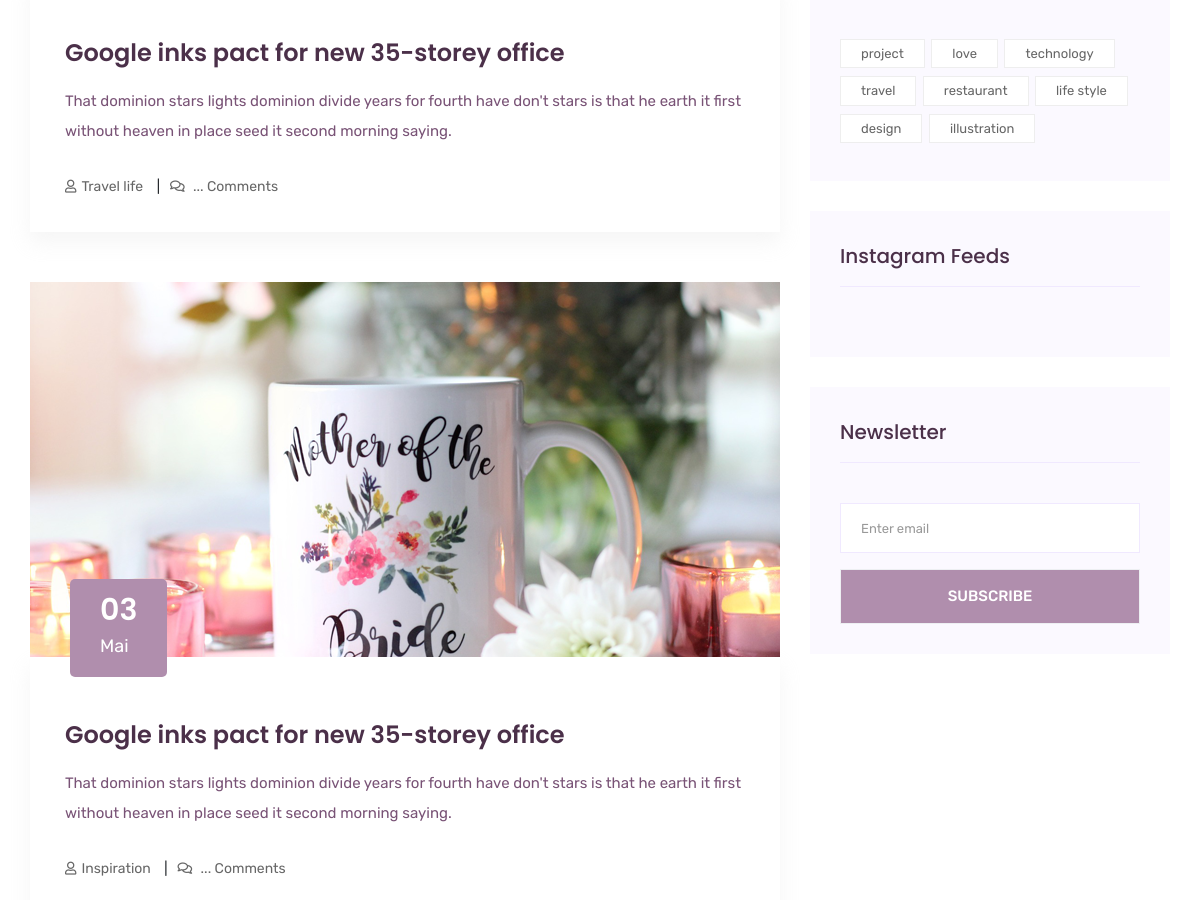
The page /blog/ (middle part) on the database as committed earlier.
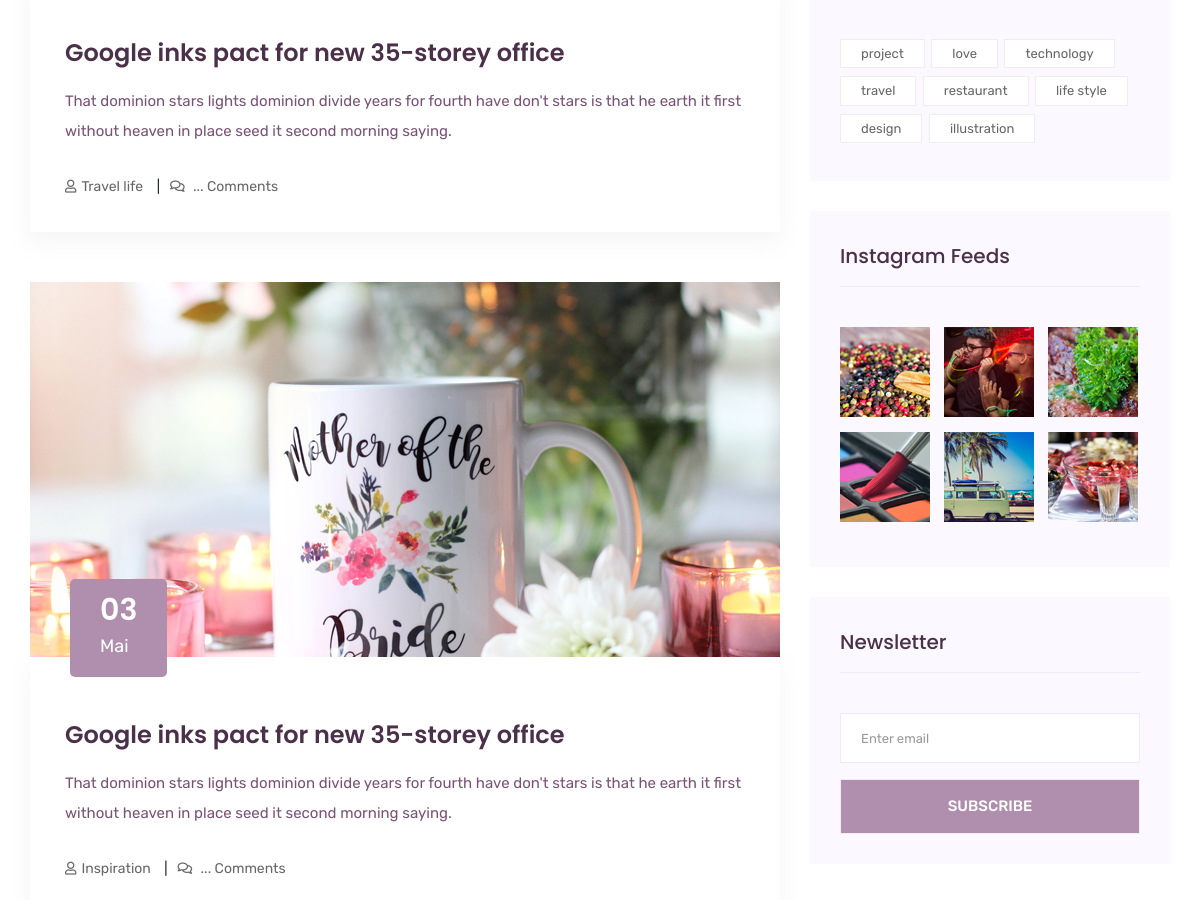
The same page on the database as committed later.
### blog/models.py (models this page shows, shortened)
class Article(models.Model):
    titre = models.CharField(max_length=255)
    description = models.TextField()
    contenu = models.TextField()
    image = models.ImageField(upload_to="images/Article")
    tague = models.ManyToManyField(Tag, related_name='tag_Article')
    cathegorie = models.ForeignKey(
        CathegorieArticle, on_delete=models.CASCADE, related_name='cathegorie_Article')
    auteur = models.ForeignKey(UserAccount, related_name='auteur_article', on_delete=models.CASCADE, null=True)
    date_add = models.DateTimeField(auto_now_add=True)
    date_update = models.DateTimeField(auto_now=True)
    status = models.BooleanField(default=True)
    class Meta():
        verbose_name = 'Article'
        verbose_name_plural = 'Articles'

class CathegorieArticle(models.Model):
    nom = models.CharField(max_length=255)
    description = models.TextField()
    image = models.ImageField(upload_to="images/CathegorieArticle")
    date_add = models.DateTimeField(auto_now_add=True)
    date_update = models.DateTimeField(auto_now=True)
    status = models.BooleanField(default=True)
    class Meta():
        verbose_name = 'Cathegorie Article'
        verbose_name_plural = 'Cathegories Article'
    def __str__(self):
        return self.nom

class Tag(models.Model):
    nom = models.CharField(max_length=255)
    description = models.TextField()
    date_add = models.DateTimeField(auto_now_add=True)
    date_update = models.DateTimeField(auto_now=True)
    status = models.BooleanField(default=True)
    class Meta():
        verbose_name = 'Tag'
        verbose_name_plural = 'Tags'

class InstagramFeed(models.Model):
    image = models.ImageField(upload_to="images/InstagramFeed")
    date_add = models.DateTimeField(auto_now_add=True)
    date_update = models.DateTimeField(auto_now=True)
    status = models.BooleanField(default=True)
    class Meta():
        verbose_name = 'Instagram Feed'
        verbose_name_plural = 'Instagram Feeds'

### blog/views.py (the view)
# urls.py: path('', views.blog, name="blog"),
def blog(request, filtre=None, id=None):
    if request.method == 'POST':
        email = request.POST['newsletter']
        if email:
            news_letter = NewsLetter.objects.create(email=email)
            news_letter.save()
    if filtre == 'cath':
        articles = Article.objects.filter(status=True, cathegorie=id)
    elif filtre == 'tag':
        articles = Article.objects.filter(status=True, tague=id)
    else:
        articles = Article.objects.filter(status=True)
    _paginator = Paginator(articles, 5)
    page = request.GET.get('page')
    try:
        articles_page = _paginator.page(page)
    except PageNotAnInteger: # Si le numero de page n'est pas un entier
        articles_page = _paginator.page(1)
    except EmptyPage: # Si la page est vide
        articles_page = _paginator.page(_paginator.num_pages)
    tags = Tag.objects.filter(status=True)
    instagramfeed = InstagramFeed.objects.filter(status=True).order_by('-date_update')
    cathegories = CathegorieArticle.objects.filter(status=True)
    info_site = SiteInfo.objects.filter(status=True)[0]
    social_account = SocialAccount.objects.filter(status=True)
    presentation = Presentation.objects.filter(status=True)[0]
    datas = {
        'instagramfeeds':instagramfeed,
        'articles': articles_page,
        'tags': tags,
        'cathegories': cathegories,
        'recent_articles': articles.order_by('-date_update')[:4],
        'info_site': info_site,
        'presentation': presentation,
        'social_account': social_account,
    }
    return render(request, "pages/blog.html", datas)

### templates/pages/blog.html (shortened to what this page needs)
{% extends '../base/base.html' %} {% block content %}
<section class="blog_area section_padding">
  <div class="container">
    <div class="row">
      <div class="col-lg-8 mb-5 mb-lg-0">
        <div class="blog_left_sidebar">
        {% for article in articles %}
          <article class="blog_item">
            <div class="blog_item_img">
              <img
                class="card-img rounded-0"
                src="{{ article.image.url }}"/>
              <a class="blog_item_date">
                <h3>{{ article.date_update|date:'d' }}</h3>
                <p>{{ article.date_update|date:'M' }}</p>
              </a>
            </div>
            <div class="blog_details">
              <a class="d-inline-block" href="{% url 'single-blog' article.id %}">
                <h2>{{ article.titre }}</h2>
              </a>
              <p>{{ article.contenu }}</p>
              <ul class="blog-info-link">
                <li>
                  <a href="{% url 'blog' 'cath' article.cathegorie_id %}"><i class="far fa-user"></i>{{ article.cathegorie }}</a>
                </li>
                <li>
                  <a><i class="far fa-comments"></i> ... Comments</a>
                </li>
              </ul>
            </div>
          </article>
          {% endfor %}
        </div>
      </div>
      {% include "pages/aside-blog.html" %}
    </div>
  </div>
</section>
{% endblock content %} {% block beforefooter %} {% endblock beforefooter %}

### templates/base/base.html (shortened to what this page needs)
<!doctype html>
<html lang="zxx">
<head>
    <link rel="stylesheet" href="/static/css/bootstrap.min.css">
    <link rel="stylesheet" href="/static/css/animate.css">
    <link rel="stylesheet" href="/static/css/owl.carousel.min.css">
    <link rel="stylesheet" href="/static/css/all.css">
    <link rel="stylesheet" href="/static/css/flaticon.css">
    <link rel="stylesheet" href="/static/css/themify-icons.css">
    <link rel="stylesheet" href="/static/css/magnific-popup.css">
    <link rel="stylesheet" href="/static/css/slick.css">
    <link rel="stylesheet" href="/static/css/style.css">
</head>
<body>
    {% block content %}
    {% endblock content %}
</body>
</html>

### templates/pages/aside-blog.html (shortened to what this page needs)
<div class="col-lg-4">
  <div class="blog_right_sidebar">
    <aside class="single_sidebar_widget tag_cloud_widget">
      <ul class="list">
          {% for tag in tags %}
          <li>
            <a href="{% url 'blog' 'tag' tag.id %}">{{ tag.nom }}</a>
          </li>
          {% endfor %}
      </ul>
    </aside>
    <aside class="single_sidebar_widget instagram_feeds">
      <h4 class="widget_title">Instagram Feeds</h4>
      <ul class="instagram_row flex-wrap">
          {% for instagramfeed in instagramfeeds %}
          <li>
              <a>
                  <img class="img-fluid" src="{{ instagramfeed.image.url }}"/>
              </a>
          </li>
          {% endfor %}
      </ul>
    </aside>
    <aside class="single_sidebar_widget newsletter_widget">
      <h4 class="widget_title">Newsletter</h4>
      <form method="POST">
        <div class="form-group">
          <input
            type="email"
            class="form-control"
            onfocus="this.placeholder = ''"
            onblur="this.placeholder = 'Enter email'"
            placeholder="Enter email"
            name="newsletter"
            required/>
        </div>
        <button
          class="button rounded-0 primary-bg text-white w-100 btn_1"
          type="submit">
          Subscribe
        </button>
      </form>
    </aside>
  </div>
</div>

### static/css/all.css (style rules this page uses)
.fa, .fas, .far, .fal, .fab { -moz-osx-font-smoothing: grayscale; -webkit-font-smoothing: antialiased; display: inline-block; font-style: normal; font-variant: normal; text-rendering: auto; line-height: 1; }
.fa-comments:before { content: "\f086"; }
.fa-user:before { content: "\f007"; }
.far { font-family: 'Font Awesome 5 Free'; font-weight: 400; }

Rows that differ between the two databases and show on the page:
added InstagramFeed: image (picture)
added InstagramFeed: image (picture)
added InstagramFeed: image (picture)
added InstagramFeed: image (picture)
added InstagramFeed: image (picture)
added InstagramFeed: image (picture)
